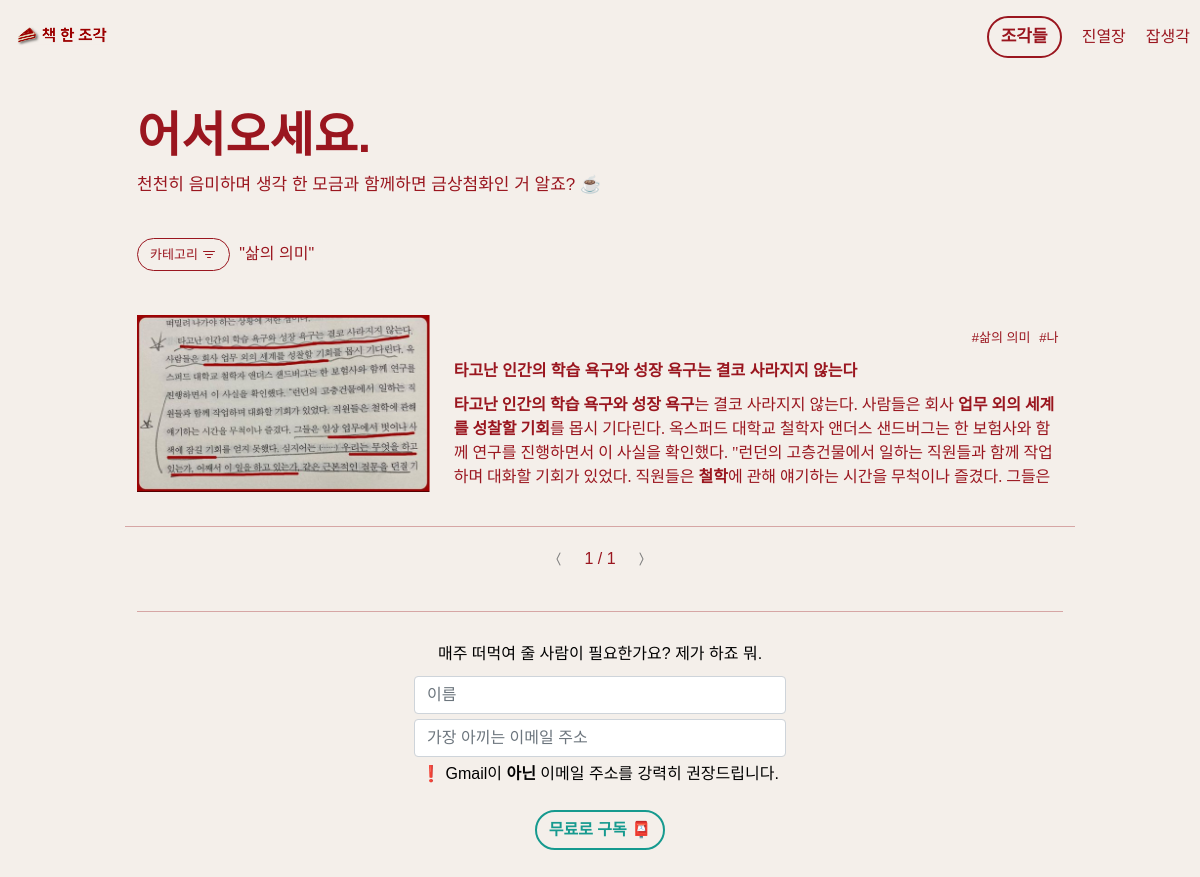
Screenshot of /cakes/filter=1 with the database file from the repository.
### contents/models.py (models this page shows, shortened)
class Category(models.Model):
    category = models.CharField(max_length = 20)
    def __str__(self):
        return self.category

class Content(models.Model):
    source = models.ForeignKey("Book", related_name='book', on_delete=models.CASCADE)
    category = models.ManyToManyField(Category)
    image = models.ImageField(upload_to='None', height_field=None, width_field=None, max_length=None, null=True, blank=True)
    key_line = models.CharField(max_length = 100, null=True)
    body = models.TextField(blank=True, null=True)
    tmi = models.TextField(blank=True, null=True)
    footnote = models.TextField(blank=True, null=True)
    created_at = models.DateField(auto_now_add=True, null=True)
    keywords = models.CharField(max_length = 100, blank=True, null=True)     ### 검색시 사용 (comma-separated)
    title = models.CharField(max_length=30, blank=True, null=True)  ### 어드민 페이지에 보여질 오브젝트 이름

### contents/views.py (the view)
# urls.py: path('cakes/filter=<int:category>', content_view.cake_list_filtered, name='cake_list_filtered'),
def cake_list_filtered(request, category):
    this_cat = Category.objects.get(pk=category)
    cakes_filtered = Content.objects.filter(category=this_cat.pk)
    paginator_cakes = Paginator(cakes_filtered, 10)
    page_cakes = request.GET.get('page')
    cakes = paginator_cakes.get_page(page_cakes)
    cats = Category.objects.all()
    is_filtered = True
    context = {
        'cakes' : cakes,
        'this_cat' : this_cat.category,
        'cats' : cats,
        'is_filtered' : is_filtered,
    }
    return render(request, 'contents/cake_list_filtered.html', context)

### contents/templates/contents/cake_list_filtered.html (shortened to what this page needs)
{% extends 'main/base.html' %}
{% load static %}
{% block content %}
<div class="row-h-40"></div>
<div class="row">
    <div class="col col-12 text-xl">
        어서오세요.
    </div>
    <div class="col col-12 text-m">
        천천히 음미하며 <span className="bolder">생각 한 모금</span>과 함께하면<br class="mobile-only"/> 금상첨화인 거 알죠? ☕
    </div>
</div>
<div class="row-h-20"></div>
<div class="row">
    <div class="col">
        <div class="row justify-content-center">
            <div class="col left">
                {% if not is_search_result %}
                <button class="btn btn-menial" onclick="CategoryModal()" id="filter-icon">
                    <span class="pc-only">카테고리</span>
                </button>&nbsp;&nbsp;"{{this_cat}}"
                {% endif %}
            </div>
        </div>
    </div>
</div>
<div class="row">
    <div class="col">
        {% for c in cakes %}
        <br class='pc-only'>
        <div class="pc-only row link" onclick="location.href='/cake/{{c.pk}}'">
            <div class="col col-4 my-auto">
                <img class='img-cake-list' src="{{c.image.url}}">
            </div>
            <div class="col col-8">
                <div class="row">
                    <div class="col right">
                        {% for cat in c.category.all %}
                        <span class="text-s">#{{cat}}</span>&nbsp;
                        {% endfor %}
                    </div>
                </div>
                <div class="row">
                    <div class="col bolder">{{c.key_line}}</div>
                </div>
                <div class="row">
                    <div class="col truncate">{{c.body|safe}}</div>
                </div>
            </div>
        </div>
        <br class='pc-only'>
        <div class="row bottom-border"></div>
        {% endfor %}
    </div>
    <div class="col-12 center">
        <div class="row-h-20"></div>
        {% if cakes.has_previous %}
        <a href="?page={{cakes.previous_page_number}}"><svg xmlns="http://www.w3.org/2000/svg" width="16" height="16" fill="currentColor" class="bi bi-chevron-compact-left" viewBox="0 0 16 16">
            <path fill-rule="evenodd" d="M9.224 1.553a.5.5 0 0 1 .223.67L6.56 8l2.888 5.776a.5.5 0 1 1-.894.448l-3-6a.5.5 0 0 1 0-.448l3-6a.5.5 0 0 1 .67-.223z"/>
            </svg></a>
        {% else %}
        <svg xmlns="http://www.w3.org/2000/svg" width="16" height="16" fill="grey" class="bi bi-chevron-compact-left" viewBox="0 0 16 16">
            <path fill-rule="evenodd" d="M9.224 1.553a.5.5 0 0 1 .223.67L6.56 8l2.888 5.776a.5.5 0 1 1-.894.448l-3-6a.5.5 0 0 1 0-.448l3-6a.5.5 0 0 1 .67-.223z"/>
            </svg>
        {% endif %}
        <span>{{cakes.number}}</span>
        <span>/</span>
        <span>{{cakes.paginator.num_pages}}</span>
        {% if cakes.has_next %}
        <a href="?page={{cakes.next_page_number}}"><svg xmlns="http://www.w3.org/2000/svg" width="16" height="16" fill="currentColor" class="bi bi-chevron-compact-right" viewBox="0 0 16 16">
            <path fill-rule="evenodd" d="M6.776 1.553a.5.5 0 0 1 .671.223l3 6a.5.5 0 0 1 0 .448l-3 6a.5.5 0 1 1-.894-.448L9.44 8 6.553 2.224a.5.5 0 0 1 .223-.671z"/>
            </svg></a>
        {% else %}
        <svg xmlns="http://www.w3.org/2000/svg" width="16" height="16" fill="grey" class="bi bi-chevron-compact-right" viewBox="0 0 16 16">
            <path fill-rule="evenodd" d="M6.776 1.553a.5.5 0 0 1 .671.223l3 6a.5.5 0 0 1 0 .448l-3 6a.5.5 0 1 1-.894-.448L9.44 8 6.553 2.224a.5.5 0 0 1 .223-.671z"/>
            </svg>
        {% endif %}
    </div>
</div>
<div class="row-h-40"></div>
<div class="bottom-border"></div>
<div class="row-h-20"></div>
<div class="row justify-content-center">
    <div class="col center">
        <div class="text-medium text-black">매주 떠먹여 줄 사람이 필요한가요? <br class="mobile-only"/>제가 하죠 뭐.</div>
    </div>
</div>
<div class="row justify-content-center">
    <div class="col-10 col-md-5 center">
        <form action="https://stibee.com/api/v1.0/lists/9itYVXH3Nm4N-Ec-vhovThxj9qMh1w==/public/subscribers" method="POST" target="_blank" accept-charset="utf-8"  name="stb_subscribe_form" id="stb_subscribe_form" novalidate="">
            <input type="text" placeholder="이름" class="form-control" id="stb_name" name="name"/>
            <input type="email" placeholder="가장 아끼는 이메일 주소" class="form-control" id="stb_email" name="email"/>
            <div class="text-small text-black">❗ Gmail이 <span class="bold">아닌</span> 이메일 주소를 강력히 권장드립니다.</div>
            <br/>
            <button type="submit" class="btn btn-subscribe" id="stb_form_submit_button" onClick={this._openModal}>무료로 구독 📮</button>
        </form>
    </div>
</div>
<div class="row-h-40"></div>
{% endblock %}

### static/base2.css (style rules this page uses)
body { font-family : 'NanumSquare', sans-serif !important; min-height: 100vh; display: flex; flex-direction: column; background-color : #F4EFEA !important; }
.img-cake-list { width : 100%; height: auto; }
.btn { border-radius : 100px !important; }
button, button:focus, input[type="button"]:focus, button:active, input[type="button"]:active { outline: none; }
.btn-menial { background-color: transparent !important; border : 1px #9A161F solid !important; font-size: 0.813rem !important; color : #9A161F !important; }
.btn-subscribe { border: 2px solid #169a8f !important; background-color: #F4EFEA !important; color: #169a8f !important; font-weight: bold !important; }
.row { margin-top: 10px !important; color: #9A161F; }
.row-h-20 { height: 20px; }
.row-h-40 { height: 40px; }
.bottom-border { border-bottom : 1px #9a161f56 solid; }
.col { color: #9A161F; }
.right { text-align: right; }
.left { text-align: left; }
.center { text-align: center; }
.text-xl { font-size : 3rem; font-weight: 800; }
.text-m { font-size: 1.063rem; }
.text-s { font-size: 0.813rem; }
.bold { font-weight: 600; }
.bolder { font-weight: 800; }
.truncate { overflow: hidden; height : 6rem; }
.form-control { font-size: 1.063rem; }
.form-control { border-top: none; border-right: none; border-left: none; border-bottom: 1px solid #169a8f; border-radius: 0px; margin-bottom: 5px; background-color: #F4EFEA; }

### rows the page displays
Category: category "삶의 의미"
Content: image (picture), key_line "타고난 인간의 학습 욕구와 성장 욕구는 결코 사라지지 않는다", body "타고난 인간의 학습 욕구와 성장 욕구 는 결코 사라지지 않는다. 사람들은 회사 업무 외의 세계를 성찰할 기회 를 몹시 기다린다. 옥스퍼드 대학교 철학자 앤더스 샌드버그는 한 보험사와 함께 연구를 진행하면서 이 사실을 확인했다. \"런던의 고층건물에서 일하는 직원들과 함께 작업하며 대화할 기회가 있었다. 직원들은 철학 에 관해 얘기하는 시간을 무척이나 즐겼다. 그들은…"
Category: category "나"

### other values shown
{{ cakes.number }} "1"
{{ cakes.paginator.num_pages }} "1"
